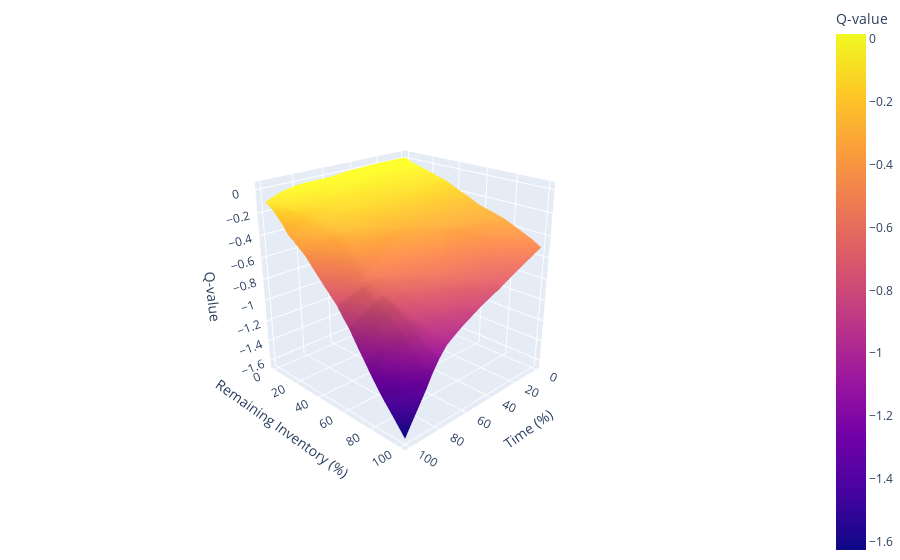

Notebook cell for this chart:
### Markdown cell above
Pick the action: `show_action`

### Code cell
# --- assume your SB3 DQN `model` is already created and loaded ---
model.policy.set_training_mode(False)
device = model.device

# ---- Parameters ----
times_min = -1.0
times_max = 1.0
inv_min   = -1.0
inv_max   =  1.0

price   = 0.0
ask_vol = 0.0
bid_vol = 0.0

# ---- Grids ----
n_grid = 101
times = np.linspace(times_min, times_max, n_grid, dtype=np.float32)
invs  = np.linspace(inv_min,   inv_max,   n_grid, dtype=np.float32)
T_raw, I_raw = np.meshgrid(times, invs)

# Percent axes for plotting
time_pct = (T_raw - times_min) / (times_max - times_min) * 100.0
inv_pct  = (I_raw  - inv_min)   / (inv_max   - inv_min)   * 100.0

# ---- Build (N, 5) batch of states from the raw grid ----
N = n_grid * n_grid
states = np.column_stack([
    I_raw.reshape(-1),            # inventory
    T_raw.reshape(-1),            # time
    np.full(N, price,   np.float32),
    np.full(N, ask_vol, np.float32),
    np.full(N, bid_vol, np.float32),
]).astype(np.float32)
obs = torch.as_tensor(states, device=device)

# ---- Get Q-values ----
with torch.no_grad():
    pi = model.policy
    try:
        if getattr(pi, "features_extractor", None) is not None:
            feats = pi.features_extractor(obs)
            q_tensor = pi.q_net(feats)
        else:
            feats = pi.extract_features(obs)
            q_tensor = pi.q_net(feats)
    except Exception:
        q_tensor = pi.q_net(obs)

q_values  = q_tensor.detach().cpu().numpy()
n_actions = q_values.shape[1]

# ---- Standard Plotly figure ----
fig = go.Figure()
for a in range(n_actions):
    Z = q_values[:, a].reshape(n_grid, n_grid)
    fig.add_trace(
        go.Surface(
            x=time_pct, y=inv_pct, z=Z,
            name=f"Action {a}",
            showscale=(a == 0),                 # one colorbar
            colorbar=(dict(title="Q-value") if a == 0 else None)
        )
    )

# show only the action you want initially
show_action = 0
for i in range(n_actions):
    fig.data[i].visible = (i == show_action)

fig.update_layout(
    scene=dict(
        xaxis_title="Time (%)",
        yaxis_title="Remaining Inventory (%)",
        zaxis_title="Q-value",
        aspectmode="cube",
    ),
    margin=dict(l=0, r=0, t=0, b=0),
    scene_camera=dict(eye=dict(x=2.2, y=2.2, z=1.3)),  # optional starting view
)

# ---- Use FigureWidget so UI rotations sync back to Python ----
figw = go.FigureWidget(fig)
display(figw)

# ✅ Correct callback signature: (layout, value)
def _on_cam_change(layout, camera_value):
    print("Updated camera:", camera_value)

figw.layout.on_change(_on_cam_change, 'scene.camera')

# Button to print the current camera on demand
btn = widgets.Button(description="Print current camera")
out = widgets.Output()

def _print_cam(_):
    with out:
        print(figw.layout.scene.camera)

btn.on_click(_print_cam)
display(btn, out)

fig.update_layout(scene_camera=dict(eye=dict(x=2.2, y=2.2, z=1.3)))

# IMPORTANT: don't call fig.show() here; it opens a non-synced view.

### Figure 1 — Plotly figure (JSON) as saved in the notebook; plotly's stock layout.template omitted (floating-point values rounded to 4 significant figures; data arrays with more than 128 entries replaced by an {"elided": "..."} marker saying what was removed)
{"data": [{"colorbar": {"title": {"text": "Q-value"}}, "name": "Action 0", "showscale": true, "type": "surface", "visible": true, "x": {"elided": "101x101 float values"}, "y": {"elided": "101x101 float values"}, "z": {"elided": "101x101 float values"}}, {"name": "Action 1", "showscale": false, "type": "surface", "visible": false, "x": {"elided": "101x101 float values"}, "y": {"elided": "101x101 float values"}, "z": {"elided": "101x101 float values"}}], "layout": {"margin": {"b": 0, "l": 0, "r": 0, "t": 0}, "scene": {"aspectmode": "cube", "camera": {"eye": {"x": 2.2, "y": 2.2, "z": 1.3}}, "xaxis": {"title": {"text": "Time (%)"}}, "yaxis": {"title": {"text": "Remaining Inventory (%)"}}, "zaxis": {"title": {"text": "Q-value"}}}}}
